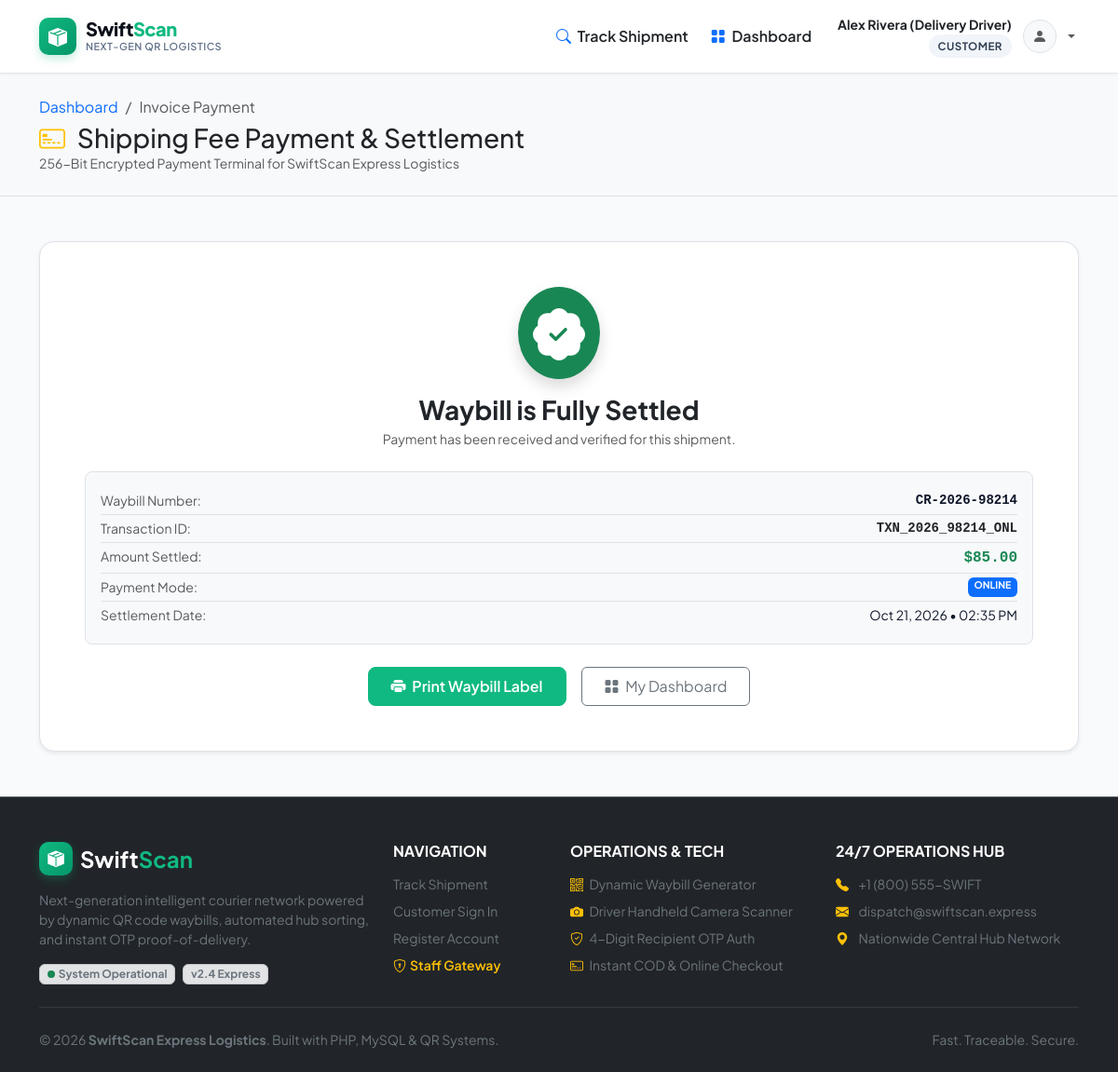
/customer/payment.php?parcel_id=1 (signed in), run on the app's committed database.
### tables this page shows
CREATE TABLE `parcels` (
  `id` int(11) NOT NULL AUTO_INCREMENT,
  `tracking_number` varchar(50) NOT NULL,
  `sender_id` int(11) DEFAULT NULL,
  `sender_name` varchar(150) NOT NULL,
  `sender_phone` varchar(20) NOT NULL,
  `sender_address` text NOT NULL,
  `sender_city` varchar(100) NOT NULL,
  `sender_pincode` varchar(20) NOT NULL,
  `receiver_name` varchar(150) NOT NULL,
  `receiver_phone` varchar(20) NOT NULL,
  `receiver_address` text NOT NULL,
  `receiver_city` varchar(100) NOT NULL,
  `receiver_pincode` varchar(20) NOT NULL,
  `weight_kg` decimal(6,2) NOT NULL DEFAULT 1.00,
  `parcel_type` varchar(50) NOT NULL DEFAULT 'Standard Box',
  `shipping_cost` decimal(10,2) NOT NULL DEFAULT 45.00,
  `origin_hub_id` int(11) DEFAULT NULL,
  `destination_hub_id` int(11) DEFAULT NULL,
  `current_hub_id` int(11) DEFAULT NULL,
  `assigned_driver_id` int(11) DEFAULT NULL,
  `delivery_otp` varchar(6) NOT NULL DEFAULT '4821',
  `status` enum('booked','picked_up','in_transit','out_for_delivery','delivered','failed','returned') NOT NULL DEFAULT 'booked',
  `payment_status` enum('pending','paid') NOT NULL DEFAULT 'pending',
  `payment_method` enum('online','cod') NOT NULL DEFAULT 'online',
  `created_at` timestamp NOT NULL DEFAULT current_timestamp(),
  `delivered_at` timestamp NULL DEFAULT NULL,
  PRIMARY KEY (`id`),
  UNIQUE KEY `tracking_number` (`tracking_number`),
  KEY `fk_parcel_sender` (`sender_id`),
  KEY `fk_parcel_origin` (`origin_hub_id`),
  KEY `fk_parcel_dest` (`destination_hub_id`),
  KEY `fk_parcel_curr_hub` (`current_hub_id`),
  KEY `fk_parcel_driver` (`assigned_driver_id`),
  CONSTRAINT `fk_parcel_curr_hub` FOREIGN KEY (`current_hub_id`) REFERENCES `hubs` (`id`) ON DELETE SET NULL,
  CONSTRAINT `fk_parcel_dest` FOREIGN KEY (`destination_hub_id`) REFERENCES `hubs` (`id`) ON DELETE SET NULL,
  CONSTRAINT `fk_parcel_driver` FOREIGN KEY (`assigned_driver_id`) REFERENCES `users` (`id`) ON DELETE SET NULL,
  CONSTRAINT `fk_parcel_origin` FOREIGN KEY (`origin_hub_id`) REFERENCES `hubs` (`id`) ON DELETE SET NULL,
  CONSTRAINT `fk_parcel_sender` FOREIGN KEY (`sender_id`) REFERENCES `users` (`id`) ON DELETE SET NULL
);

CREATE TABLE `payments` (
  `id` int(11) NOT NULL AUTO_INCREMENT,
  `parcel_id` int(11) NOT NULL,
  `transaction_id` varchar(100) NOT NULL,
  `amount` decimal(10,2) NOT NULL,
  `payment_method` enum('online','cod') NOT NULL DEFAULT 'online',
  `payment_status` enum('pending','paid','failed') NOT NULL DEFAULT 'paid',
  `card_last4` varchar(4) DEFAULT NULL,
  `paid_at` timestamp NOT NULL DEFAULT current_timestamp(),
  PRIMARY KEY (`id`),
  UNIQUE KEY `transaction_id` (`transaction_id`),
  KEY `fk_payment_parcel` (`parcel_id`),
  CONSTRAINT `fk_payment_parcel` FOREIGN KEY (`parcel_id`) REFERENCES `parcels` (`id`) ON DELETE CASCADE
);

### customer/payment.php (the view, shortened to what this page needs)
<?php
require_once __DIR__ . '/../includes/header.php';
$parcelId = (int)($_GET['parcel_id'] ?? 0);
$code     = trim($_GET['code'] ?? '');
$pdo = getDB();
$sql = "
    SELECT p.*, oh.hub_name AS origin_hub, dh.hub_name AS dest_hub, pm.transaction_id, pm.paid_at, pm.card_last4
    FROM parcels p
    LEFT JOIN hubs oh ON p.origin_hub_id = oh.id
    LEFT JOIN hubs dh ON p.destination_hub_id = dh.id
    LEFT JOIN payments pm ON p.id = pm.parcel_id
    WHERE (p.id = :id OR UPPER(p.tracking_number) = UPPER(:code))
    LIMIT 1
";
$stmt = $pdo->prepare($sql);
$stmt->execute([':id' => $parcelId, ':code' => $code]);
$parcel = $stmt->fetch();
?>
<div class="py-4 bg-light border-bottom">
    <div class="container">
        <nav aria-label="breadcrumb">
            <ol class="breadcrumb small mb-1">
                <li class="breadcrumb-item"><a href="<?php echo BASE_URL; ?>customer/index.php" class="text-decoration-none">Dashboard</a></li>
                <li class="breadcrumb-item active" aria-current="page">Invoice Payment</li>
            </ol>
        </nav>
        <h3 class="fw-extrabold text-dark mb-0">
            <i class="bi bi-credit-card-2-front text-warning me-2"></i> Shipping Fee Payment & Settlement
        </h3>
        <p class="text-muted small mb-0">256-Bit Encrypted Payment Terminal for SwiftScan Express Logistics</p>
    </div>
</div>
<div class="container py-5">
    <?php if (!$parcel): ?>
        <div class="max-w-600 mx-auto text-center bg-white p-5 rounded-4 shadow-sm border">
            <i class="bi bi-exclamation-triangle-fill text-danger display-3 mb-3"></i>
            <h4 class="fw-bold">Consignment Not Found</h4>
            <p class="text-muted">The shipment invoice you are attempting to pay could not be located. Please check the ID or return to your dashboard.</p>
            <a href="<?php echo BASE_URL; ?>customer/index.php" class="btn btn-express px-4 py-2 mt-2">
                <i class="bi bi-arrow-left me-1"></i> Back to Dashboard
            </a>
        </div>
    <?php elseif ($parcel['payment_status'] === 'paid'): ?>
        <div class="max-w-600 mx-auto bg-white p-5 rounded-4 shadow-sm border text-center">
            <div class="d-inline-flex p-3 rounded-circle bg-success text-white mb-3 shadow">
                <i class="bi bi-patch-check-fill display-4"></i>
            </div>
            <h3 class="fw-bold text-dark mb-1">Waybill is Fully Settled</h3>
            <p class="text-muted small mb-4">Payment has been received and verified for this shipment.</p>
            <div class="p-3 bg-light rounded-3 border text-start small mb-4">
                <div class="d-flex justify-content-between py-1 border-bottom">
                    <span class="text-muted">Waybill Number:</span>
                    <span class="fw-bold font-monospace"><?php echo htmlspecialchars($parcel['tracking_number']); ?></span>
                </div>
                <div class="d-flex justify-content-between py-1 border-bottom">
                    <span class="text-muted">Transaction ID:</span>
                    <span class="fw-bold font-monospace text-dark"><?php echo htmlspecialchars($parcel['transaction_id'] ?? 'PREPAID'); ?></span>
                </div>
                <div class="d-flex justify-content-between py-1 border-bottom">
                    <span class="text-muted">Amount Settled:</span>
                    <span class="fw-bold font-monospace text-success fs-6">$<?php echo number_format((float)$parcel['shipping_cost'], 2); ?></span>
                </div>
                <div class="d-flex justify-content-between py-1 border-bottom">
                    <span class="text-muted">Payment Mode:</span>
                    <span class="badge bg-primary text-uppercase"><?php echo htmlspecialchars($parcel['payment_method']); ?></span>
                </div>
                <div class="d-flex justify-content-between py-1">
                    <span class="text-muted">Settlement Date:</span>
                    <span><?php echo $parcel['paid_at'] ? date('M d, Y • h:i A', strtotime($parcel['paid_at'])) : 'Verified'; ?></span>
                </div>
            </div>
            <div class="d-flex justify-content-center gap-3">
                <a href="<?php echo BASE_URL; ?>waybill_print.php?code=<?php echo urlencode($parcel['tracking_number']); ?>" target="_blank" class="btn btn-express px-4 py-2">
                    <i class="bi bi-printer-fill me-1"></i> Print Waybill Label
                </a>
                <a href="<?php echo BASE_URL; ?>customer/index.php" class="btn btn-outline-secondary px-4 py-2">
                    <i class="bi bi-grid-fill me-1"></i> My Dashboard
                </a>
            </div>
        </div>
    <?php endif; ?>
</div>
<?php require_once __DIR__ . '/../includes/footer.php'; ?>

### assets/css/style.css (style rules this page uses)
:root { --primary: #10b981; --primary-hover: #059669; --primary-light: #ecfdf5; --primary-glow: rgba(16, 185, 129, 0.25); --dark: #0b0f19; --dark-surface: #111827; --body-bg: #f8fafc; --card-bg: #ffffff; --text-main: #0f172a; --text-muted: #64748b; --border-color: #e2e8f0; --radius: 10px; --shadow-sm: 0 1px 3px rgba(0, 0, 0, 0.05); --shadow: 0 4px 6px -1px rgba(0, 0, 0, 0.07), 0 2px 4px -2px rgba(0, 0, 0, 0.05); --shadow-lg: 0 12px 28px -4px rgba(16, 185, 129, 0.2), 0 4px 6px -4px rgba(0, 0, 0, 0.08); }
body { font-family: 'Plus Jakarta Sans', -apple-system, BlinkMacSystemFont, "Segoe UI", Roboto, sans-serif; background-color: var(--body-bg); color: var(--text-main); min-height: 100vh; display: flex; flex-direction: column; }
.btn-express { background-color: var(--primary); border-color: var(--primary); color: #ffffff; font-weight: 600; padding: 8px 18px; border-radius: 8px; transition: all 0.15s ease-in-out; }

### data on the page
parcels: tracking_number "CR-2026-98214", payments.transaction_id "TXN_2026_98214_ONL", shipping_cost "85.00", payment_method "ONLINE", payments.paid_at "Oct 21, 2026 • 02:35 PM"

### other printed values
$currentUser['full_name'] "Alex Rivera (Delivery Driver)"
str_replace('_', ' ', $currentRole) "CUSTOMER"
